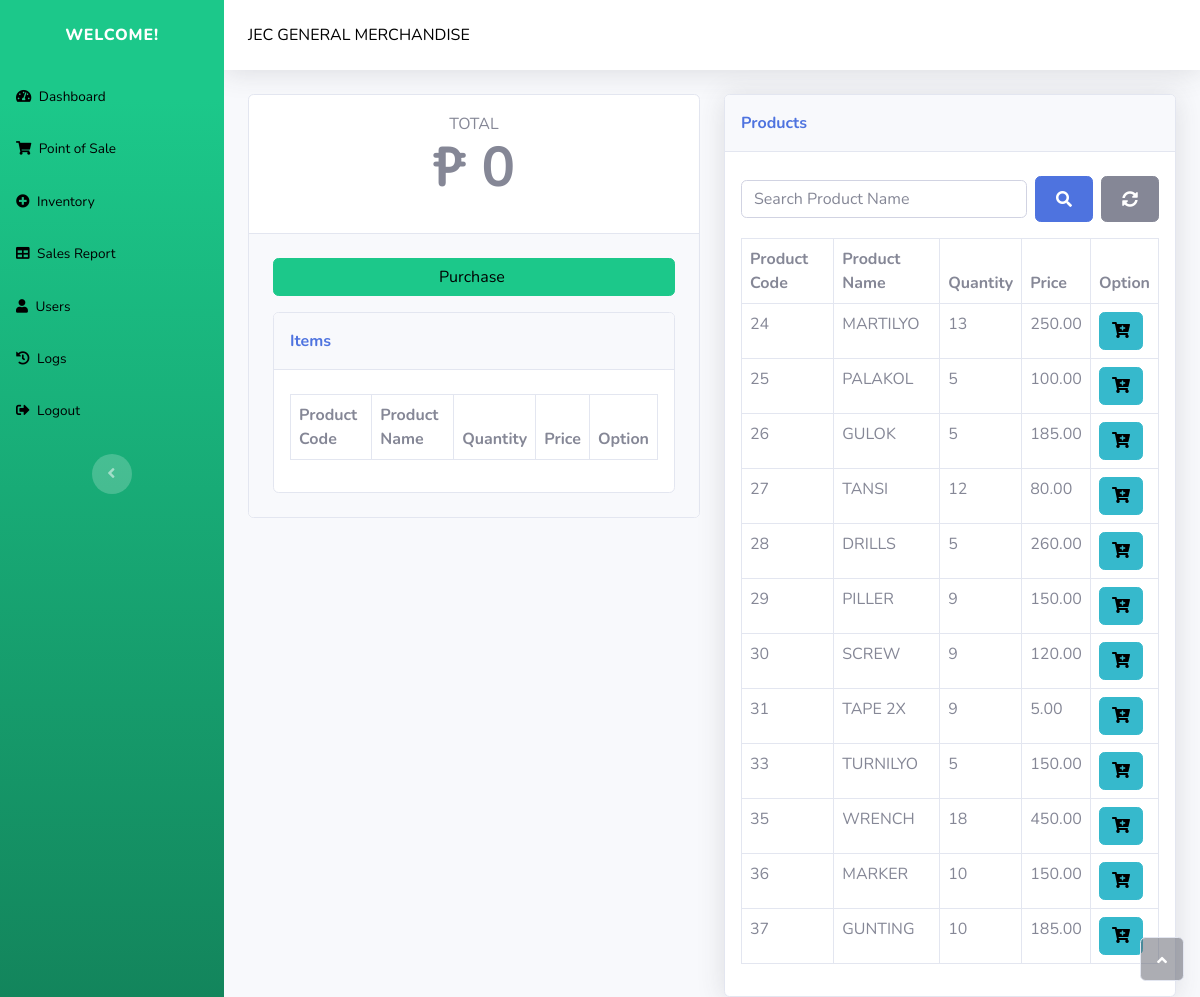
The app's page /point-of-sale.php (signed in) with its own data.
### tables this page shows
CREATE TABLE `products` (
  `id` int(11) NOT NULL,
  `product_name` varchar(255) NOT NULL,
  `qty` int(11) NOT NULL,
  `price` int(11) NOT NULL,
  `created` datetime NOT NULL DEFAULT current_timestamp(),
  `last_email_sent` timestamp NULL DEFAULT NULL
);

### functions/pos-view-products.php (the view)
<?php
try {
    $db = new PDO('mysql:host=localhost;dbname=db_hash', 'root', '');
    $db->setAttribute(PDO::ATTR_ERRMODE, PDO::ERRMODE_EXCEPTION);
} catch (PDOException $e) {
    die('Database connection failed: ' . $e->getMessage());
}
$searchTerm = isset($_GET['search']) ? trim($_GET['search']) : '';
if (!empty($searchTerm)) {
    $sql = 'SELECT * FROM products WHERE product_name LIKE :searchTerm AND qty > 0 ORDER BY id ASC';
    $stmt = $db->prepare($sql);
    $stmt->bindValue(':searchTerm', '%' . $searchTerm . '%');
} else {
    $sql = 'SELECT * FROM products WHERE qty > 0 ORDER BY id ASC';
    $stmt = $db->prepare($sql);
}
$stmt->execute();
$products = $stmt->fetchAll();
?>
<div class="mb-3 d-flex justify-content-between align-items-center">
    <form method="get" class="d-flex">
        <input
            class="form-control me-2"
            type="text"
            name="search"
            placeholder="Search Product Name"
            value="<?php echo htmlspecialchars($searchTerm); ?>"
            aria-label="Search for products"
        >
        <button class="btn btn-primary" type="submit" aria-label="Search">
            <i class="fas fa-search"></i>
        </button>
    </form>
    <a href="point-of-sale.php" class="btn btn-secondary ms-2" aria-label="Reset Search">
        <i class="fas fa-sync-alt"></i>
    </a>
</div>
    <tbody>
        <?php if (!empty($products)) : ?>
            <?php foreach ($products as $product) : ?>
                <tr>
                    <td><?php echo htmlspecialchars($product['id']); ?></td>
                    <td><?php echo htmlspecialchars($product['product_name']); ?></td>
                    <td><?php echo htmlspecialchars($product['qty']); ?></td>
                    <td><?php echo number_format($product['price'], 2); ?></td>
                    <td>
                        <button
                            class="btn btn-info"
                            type="button"
                            data-bs-toggle="modal"
                            data-bs-target="#add-item"
                            data-product-id="<?php echo htmlspecialchars($product['id']); ?>"
                            aria-label="Add item to cart"
                        >
                            <i class="fas fa-cart-plus"></i>
                        </button>
                    </td>
                </tr>
            <?php endforeach; ?>
        <?php else : ?>
            <tr>
                <td colspan="5" class="text-center">No products found.</td>
            </tr>
        <?php endif; ?>
    </tbody>
</table>

### records on screen
products: id "24", product_name "MARTILYO", qty "13", price "250.00"
products: id "25", product_name "PALAKOL", qty "5", price "100.00"
products: id "26", product_name "GULOK", qty "5", price "185.00"
products: id "27", product_name "TANSI", qty "12", price "80.00"
products: id "28", product_name "DRILLS", qty "5", price "260.00"
products: id "29", product_name "PILLER", qty "9", price "150.00"
products: id "30", product_name "SCREW", qty "9", price "120.00"
products: id "31", product_name "TAPE 2X", qty "9", price "5.00"
products: id "33", product_name "TURNILYO", qty "5", price "150.00"
products: id "35", product_name "WRENCH", qty "18", price "450.00"
products: id "36", product_name "MARKER", qty "10", price "150.00"
products: id "37", product_name "GUNTING", qty "10", price "185.00"

### other values on screen
$total_price "0"
